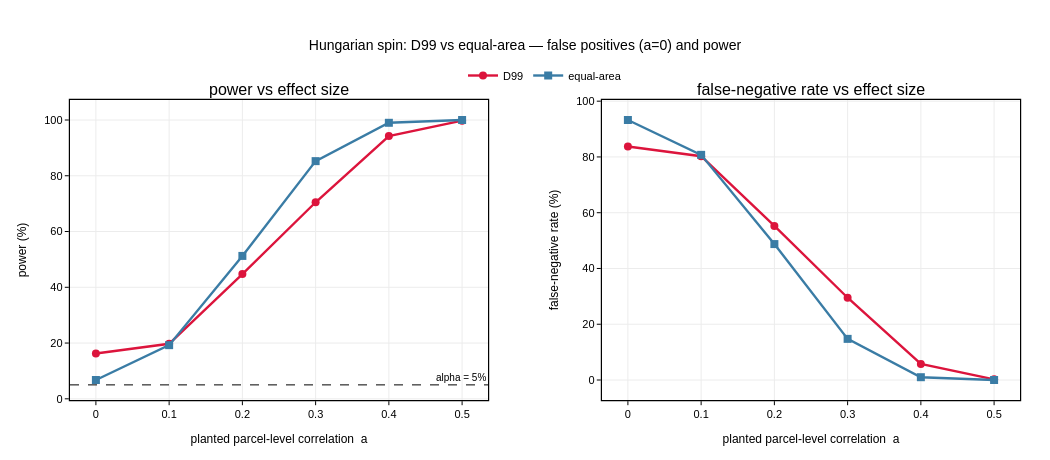

Notebook code for this chart:
### Code cell
E = np.array(EFFECTS)
CRIMSON, BLUE = 'crimson', '#3a7ca5'

_AX = dict(showline=True, linecolor='black', linewidth=1.2, mirror=True,
           ticks='outside', tickcolor='black', ticklen=4,
           showgrid=True, gridcolor='#ececec', zeroline=False,
           tickfont=dict(family='Helvetica', size=11, color='black'),
           title_font=dict(family='Helvetica', size=12, color='black'))

fig = make_subplots(rows=1, cols=2, horizontal_spacing=0.12,
                    subplot_titles=('power vs effect size',
                                    'false-negative rate vs effect size'))

fig.add_trace(go.Scatter(x=E, y=pw_r * 100, mode='lines+markers', name='D99',
    line=dict(color=CRIMSON, width=2.4), marker=dict(size=8, symbol='circle'),
    legendgroup='d99'), row=1, col=1)
fig.add_trace(go.Scatter(x=E, y=pw_u * 100, mode='lines+markers', name='equal-area',
    line=dict(color=BLUE, width=2.4), marker=dict(size=8, symbol='square'),
    legendgroup='eqa'), row=1, col=1)
fig.add_hline(y=ALPHA * 100, line=dict(color='black', width=1, dash='dash'), row=1, col=1,
              annotation_text=f'alpha = {ALPHA:.0%}', annotation_position='top right',
              annotation_font=dict(size=10, color='black'))

fig.add_trace(go.Scatter(x=E, y=fn_r * 100, mode='lines+markers', name='D99',
    line=dict(color=CRIMSON, width=2.4), marker=dict(size=8, symbol='circle'),
    legendgroup='d99', showlegend=False), row=1, col=2)
fig.add_trace(go.Scatter(x=E, y=fn_u * 100, mode='lines+markers', name='equal-area',
    line=dict(color=BLUE, width=2.4), marker=dict(size=8, symbol='square'),
    legendgroup='eqa', showlegend=False), row=1, col=2)

fig.update_xaxes(title_text='planted parcel-level correlation  a', row=1, col=1, **_AX)
fig.update_xaxes(title_text='planted parcel-level correlation  a', row=1, col=2, **_AX)
fig.update_yaxes(title_text='power (%)', row=1, col=1, **_AX)
fig.update_yaxes(title_text='false-negative rate (%)', row=1, col=2, **_AX)

fig.update_layout(
    template='plotly_white', width=1050, height=460,
    paper_bgcolor='white', plot_bgcolor='white',
    font=dict(family='Helvetica', color='black'),
    title=dict(text='Hungarian spin: D99 vs equal-area — false positives (a=0) and power',
               x=0.5, xanchor='center', font=dict(size=14, color='black')),
    legend=dict(orientation='h', y=1.13, x=0.5, xanchor='center',
                font=dict(size=11, color='black')),
    margin=dict(l=70, r=30, t=100, b=60))
fig.show(config={'toImageButtonOptions': {'scale': 3}})

### Figure 1 — Plotly figure (JSON) as saved in the notebook; plotly's stock layout.template omitted (floating-point values rounded to 4 significant figures)
{"data": [{"legendgroup": "d99", "line": {"color": "crimson", "width": 2.4}, "marker": {"size": 8, "symbol": "circle"}, "mode": "lines+markers", "name": "D99", "type": "scatter", "x": [0.0, 0.1, 0.2, 0.3, 0.4, 0.5], "xaxis": "x", "y": [16.25, 19.75, 44.75, 70.5, 94.25, 99.75], "yaxis": "y"}, {"legendgroup": "eqa", "line": {"color": "#3a7ca5", "width": 2.4}, "marker": {"size": 8, "symbol": "square"}, "mode": "lines+markers", "name": "equal-area", "type": "scatter", "x": [0.0, 0.1, 0.2, 0.3, 0.4, 0.5], "xaxis": "x", "y": [6.75, 19.25, 51.25, 85.25, 99.0, 100.0], "yaxis": "y"}, {"legendgroup": "d99", "line": {"color": "crimson", "width": 2.4}, "marker": {"size": 8, "symbol": "circle"}, "mode": "lines+markers", "name": "D99", "showlegend": false, "type": "scatter", "x": [0.0, 0.1, 0.2, 0.3, 0.4, 0.5], "xaxis": "x2", "y": [83.75, 80.25, 55.25, 29.5, 5.75, 0.25], "yaxis": "y2"}, {"legendgroup": "eqa", "line": {"color": "#3a7ca5", "width": 2.4}, "marker": {"size": 8, "symbol": "square"}, "mode": "lines+markers", "name": "equal-area", "showlegend": false, "type": "scatter", "x": [0.0, 0.1, 0.2, 0.3, 0.4, 0.5], "xaxis": "x2", "y": [93.25, 80.75, 48.75, 14.75, 1.0, 0.0], "yaxis": "y2"}], "layout": {"annotations": [{"font": {"size": 16}, "showarrow": false, "text": "power vs effect size", "x": 0.22, "xanchor": "center", "xref": "paper", "y": 1, "yanchor": "bottom", "yref": "paper"}, {"font": {"size": 16}, "showarrow": false, "text": "false-negative rate vs effect size", "x": 0.78, "xanchor": "center", "xref": "paper", "y": 1, "yanchor": "bottom", "yref": "paper"}, {"font": {"color": "black", "size": 10}, "showarrow": false, "text": "alpha = 5%", "x": 1, "xanchor": "right", "xref": "x domain", "y": 5, "yanchor": "bottom", "yref": "y"}], "font": {"color": "black", "family": "Helvetica"}, "height": 460, "legend": {"font": {"color": "black", "size": 11}, "orientation": "h", "x": 0.5, "xanchor": "center", "y": 1.13}, "margin": {"b": 60, "l": 70, "r": 30, "t": 100}, "paper_bgcolor": "white", "plot_bgcolor": "white", "shapes": [{"line": {"color": "black", "dash": "dash", "width": 1}, "type": "line", "x0": 0, "x1": 1, "xref": "x domain", "y0": 5, "y1": 5, "yref": "y"}], "title": {"font": {"color": "black", "size": 14}, "text": "Hungarian spin: D99 vs equal-area — false positives (a=0) and power", "x": 0.5, "xanchor": "center"}, "width": 1050, "xaxis": {"anchor": "y", "domain": [0, 0.44], "gridcolor": "#ececec", "linecolor": "black", "linewidth": 1.2, "mirror": true, "showgrid": true, "showline": true, "tickcolor": "black", "tickfont": {"color": "black", "family": "Helvetica", "size": 11}, "ticklen": 4, "ticks": "outside", "title": {"font": {"color": "black", "family": "Helvetica", "size": 12}, "text": "planted parcel-level correlation  a"}, "zeroline": false}, "xaxis2": {"anchor": "y2", "domain": [0.56, 1], "gridcolor": "#ececec", "linecolor": "black", "linewidth": 1.2, "mirror": true, "showgrid": true, "showline": true, "tickcolor": "black", "tickfont": {"color": "black", "family": "Helvetica", "size": 11}, "ticklen": 4, "ticks": "outside", "title": {"font": {"color": "black", "family": "Helvetica", "size": 12}, "text": "planted parcel-level correlation  a"}, "zeroline": false}, "yaxis": {"anchor": "x", "domain": [0, 1], "gridcolor": "#ececec", "linecolor": "black", "linewidth": 1.2, "mirror": true, "showgrid": true, "showline": true, "tickcolor": "black", "tickfont": {"color": "black", "family": "Helvetica", "size": 11}, "ticklen": 4, "ticks": "outside", "title": {"font": {"color": "black", "family": "Helvetica", "size": 12}, "text": "power (%)"}, "zeroline": false}, "yaxis2": {"anchor": "x2", "domain": [0, 1], "gridcolor": "#ececec", "linecolor": "black", "linewidth": 1.2, "mirror": true, "showgrid": true, "showline": true, "tickcolor": "black", "tickfont": {"color": "black", "family": "Helvetica", "size": 11}, "ticklen": 4, "ticks": "outside", "title": {"font": {"color": "black", "family": "Helvetica", "size": 12}, "text": "false-negative rate (%)"}, "zeroline": false}}}
